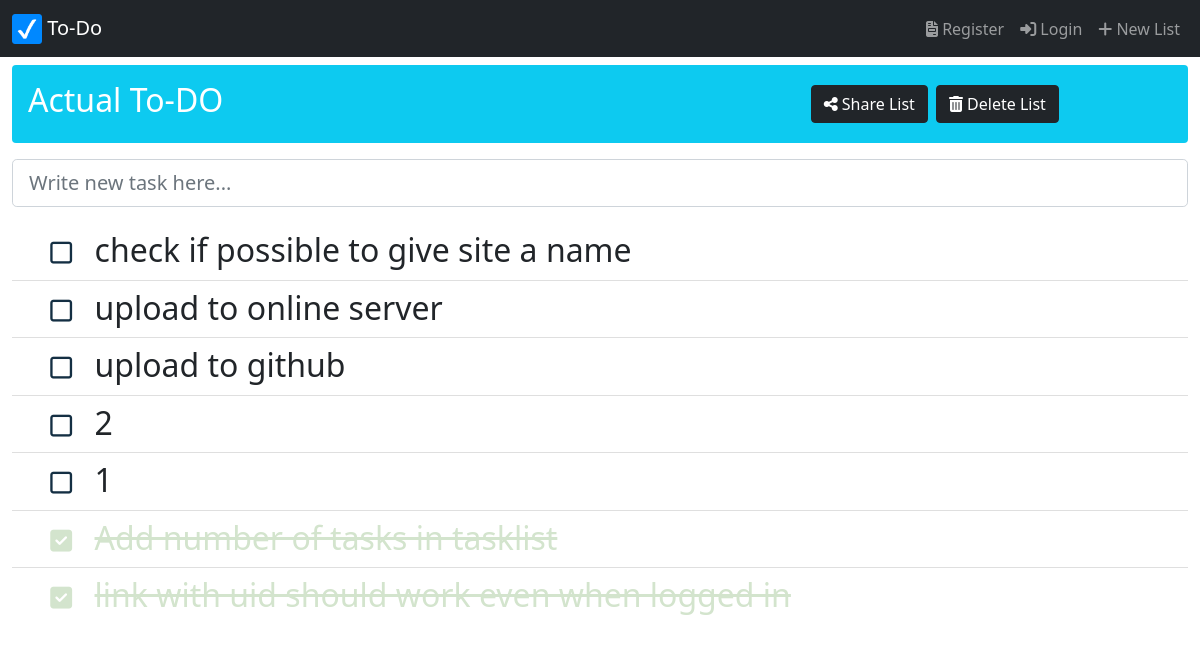
The page /ee695f5a-2aff-4d91-bcd0-2df605c68965 on the database its author committed.
### main.py (models this page shows)
class TaskList(db.Model):
    __tablename__ = "task_lists"
    uid = db.Column(db.String(100), primary_key=True)
    author_id = db.Column(db.Integer, db.ForeignKey("users.id"))
    author = relationship("User", back_populates="tasklists")
    name = db.Column(db.String(500), nullable=False)
    tasks = relationship("Task", back_populates="list")
    tasklist_priority = db.Column(db.Integer, nullable=False)

class Task(db.Model):
    __tablename__ = "tasks"
    task_id = db.Column(db.Integer, primary_key=True)
    task_list_id = db.Column(db.String, db.ForeignKey("task_lists.uid"))
    list = relationship("TaskList", back_populates="tasks")
    data = db.Column(db.String(500), nullable=False)
    starred = db.Column(db.Boolean, nullable=False)
    color = db.Column(db.String(20), nullable=False)
    task_priority = db.Column(db.Integer, nullable=False)
    date = db.Column(db.DateTime)
    complete = db.Column(db.Boolean, nullable=False)

### main.py (the view)
@app.route("/<tasklist_id>")
def task_list(tasklist_id):
    tasklist = TaskList.query.get(tasklist_id)
    tasklist.tasks.sort(key=lambda x: x.task_priority, reverse=True)
    return render_template("user-view.html", tasklist=tasklist, registrationForm=RegisterForm(), loginForm=LoginForm())

### forms.py
class RegisterForm(FlaskForm):
    email = EmailField("Email", validators=[DataRequired()])
    password = PasswordField("Password", validators=[DataRequired(), Length(min=6, max=100)])
    name = StringField("Name", validators=[DataRequired()])
    tasklist_id = HiddenField("TasklistId", validators=[DataRequired()])

class LoginForm(FlaskForm):
    email = StringField("Email", validators=[DataRequired()])
    password = PasswordField("Password", validators=[DataRequired()])
    tasklist_id = HiddenField("TasklistId", validators=[DataRequired()])

### templates/user-view.html (shortened to what this page needs)
{% extends "base.html" %}
{% block content %}
<div class="container-fluid">
  <div class="row">
    {%set singleEntryPage=true if tasklist%}
    <div class="col">
      <div class="tab-content" id="nav-tabContent">
        {%if not singleEntryPage:%}
        {% for tasklist in current_user.tasklists:%}
        {% include 'tasklist-template.html' %}
        {% endfor %}
        {% else %}
        {% include 'tasklist-template.html' %}
        {% endif %}
      </div>
    </div>
  </div>
</div>
{% endblock %}

### templates/base.html (shortened to what this page needs)
{% extends "my-bootstrap.html" %}
{% block navbar %}
<nav class="navbar navbar-expand-lg navbar-dark bg-dark">
  <div class="container-fluid">
    <a class="navbar-brand" href="#">
      <img src="{{url_for('static', filename='img/brand.png')}}" alt="" width="30" height="30" class="d-inline-block align-text-top">
      To-Do
    </a>
    <div class="collapse navbar-collapse me-auto" id="navbarSupportedContent">
      <ul class="navbar-nav mb-2 mb-lg-0 ms-auto">
        {%if not current_user.is_authenticated: %}
        <li class="nav-item">
          <a class="nav-link" href="#" data-bs-toggle="modal" data-bs-target="#registerationModal" ><i class="fas fa-file-invoice"></i> Register</a>
        </li>
        <li class="nav-item">
          <a class="nav-link" href="#" data-bs-toggle="modal" data-bs-target="#loginModal" ><i class="fas fa-sign-in-alt"></i> Login</a>
        </li>
        {% endif %}
        <li class="nav-item">
          <a class="nav-link" href="{{url_for('new')}}"><i class="fa fa-plus"></i> New List </a>
        </li>
      </ul>
    </div>
  </div>
</nav>
{% endblock %}
{% block styles %}
{{super()}}
<link rel="stylesheet" href="{{url_for('.static', filename='mystyle.css')}}">
{% endblock %}

### templates/my-bootstrap.html (shortened to what this page needs)
{% block doc -%}
<!DOCTYPE html>
<html{% block html_attribs %}{% endblock html_attribs %}>
  {%- block html %}
  <head>
    {%- block head %}
    {%- block styles %}
    <link href="https://cdn.jsdelivr.net/npm/bootstrap@5.1.3/dist/css/bootstrap.min.css" rel="stylesheet">
    <link rel="stylesheet" href="https://cdnjs.cloudflare.com/ajax/libs/bootstrap-datepicker/1.9.0/css/bootstrap-datepicker.min.css">
    {%- endblock styles %}
    {%- endblock head %}
  </head>
  <body{% block body_attribs %}{% endblock body_attribs %}>
    {% block body -%}
    {% block navbar %}
    {%- endblock navbar %}
    {% block content -%}
    {%- endblock content %}
    {%- endblock body %}
    </body>
    {%- endblock html %}
    </html>
    {% endblock doc -%}

### templates/tasklist-template.html (shortened to what this page needs)
<div class="tab-pane fade tasklist-tab {{'active show' if singleEntryPage}}" id={{'t'+tasklist.uid}} role="tabpanel" tasklist_id={{tasklist.uid}} aria-labelledby={{tasklist.uid}}>
  <div class="p-3 my-2 bg-info rounded text-white container-fluid">
    <div class="row">
      <div class="col-lg-8 ">
        <h2 class="name-editable align-middle">{{tasklist.name}}</h2>
      </div>
      <div class="col align-items-center d-flex ">
          <button type="button" class="btn btn-dark mx-1" name="button" data-bs-toggle="modal" data-bs-target="#sharingModal" data-bs-link={{tasklist.uid}}><i class="fas fa-share-alt"></i> Share List</button>
          <button type="button" class="btn btn-dark mx-1" name="button" data-bs-toggle="modal" data-bs-target="#deleteTasklistModal" data-bs-uid={{tasklist.uid}}><i class="fas fa-trash-alt"></i> Delete List</button>
      </div>
    </div>
  </div>
  <div class="my-3 list-group-flush">
    <input autofocus="autofocus" class="form-control form-control-lg" autocomplete="off" placeholder="Write new task here..." required="required" type="text" value="" name="new_task_data" id="task_description" data-bs-toggle="tooltip" title=""
      data-bs-placement="bottom">
    {%if tasklist.tasks|length >0:%}
    {%set highest_priority=tasklist.tasks[0].task_priority%}
    {%else:%}
    {%set highest_priority=0%}
    {% endif %}
  </div>
  <ul class="list-group list-group-flush tasklist-ul" id={{'t'+tasklist.uid}}>
    {% for data in tasklist.tasks%}
    {% include 'li-template.html' %}
    {%endfor%}
  </ul>
</div>

### templates/li-template.html (shortened to what this page needs)
<li class="list-group-item myli list-group-item-action {%if data.complete%}completed{%endif%}" value="{{data.task_id}}" priority="{{data.task_priority}}">
  <div id="task-{{data.task_id}}">
    <i class="checkbox " style="color: {{data.color}};"></i>
    <span class="{%if not data.complete%}editable{%endif%} h2 ">{{data.data}}</span>
    <span class="datepicker" data-provide="datepicker" data-date-format="dd/mm/yyyy"  data-date-clear-btn="true" data-date-autoclose="true">
    </span>
    <span class="float-end task-utilities">
    </span>
  </div>
</li>

### static/mystyle.css (style rules this page uses)
.tasklist-ul { font-size: 25px; }
span.h2 { padding: 0.5em; }
.checkbox::before { content: "\f0c8"; }
.completed, .completed .checkbox { color: #D3E4CD !important; }
.completed .checkbox::before { content: "\f14a"; font-weight: 900; }
.checkbox { color: #142F43; font-family: "Font Awesome 5 Free"; display: inline-block; font-style: normal; font-variant: normal; text-rendering: auto; line-height: 1; }
.completed .h2 { text-decoration: line-through; }

### rows shown on the page
TaskList: name "Actual To-DO"
Task: {{ data.task_id }} 31 (drawn), data "check if possible to give site a name"
Task: {{ data.task_id }} 30 (drawn), data "upload to online server"
Task: {{ data.task_id }} 29 (drawn), data "upload to github"
Task: {{ data.task_id }} 26 (drawn), data "2"
Task: {{ data.task_id }} 25 (drawn), data "1"
Task: {{ data.task_id }} 18 (drawn), data "Add number of tasks in tasklist"
Task: {{ data.task_id }} 16 (drawn), data "link with uid should work even when logged in"
